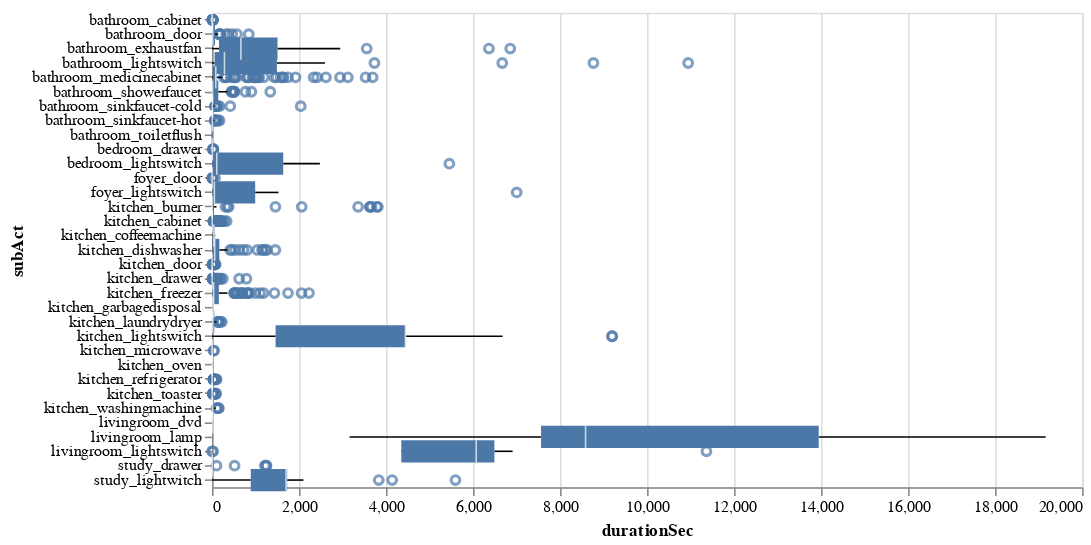

The notebook cell this image was saved under:
### Code cell
alt.Chart(ds).mark_boxplot().encode(
    x = 'durationSec',
    y = 'subAct',
).properties(width = 550).interactive()

### Figure 1 — Vega-Lite specification as saved in the notebook (floating-point values rounded to 4 significant figures; data arrays with more than 128 entries replaced by an {"elided": "..."} marker saying what was removed)
{"$schema": "https://vega.github.io/schema/vega-lite/v3.4.0.json", "config": {"mark": {"tooltip": null}, "view": {"height": 300, "width": 400}}, "data": {"name": "data-d0869907f254f012d29761cc8d2843de"}, "datasets": {"data-d0869907f254f012d29761cc8d2843de": {"elided": "2670 records"}}, "encoding": {"x": {"field": "durationSec", "type": "quantitative"}, "y": {"field": "subAct", "type": "nominal"}}, "mark": "boxplot", "selection": {"selector002": {"bind": "scales", "encodings": ["x", "y"], "type": "interval"}}, "width": 550}
